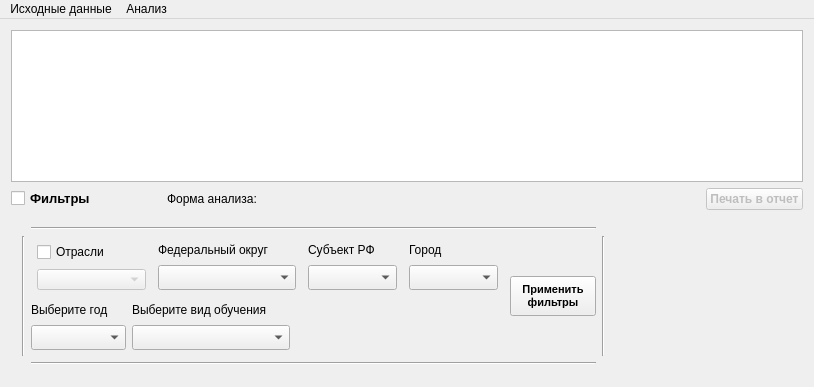
<?xml version="1.0" encoding="UTF-8"?>
<ui version="4.0">
 <class>MainWindow</class>
 <widget class="QMainWindow" name="MainWindow">
  <property name="enabled">
   <bool>true</bool>
  </property>
  <property name="geometry">
   <rect>
    <x>0</x>
    <y>0</y>
    <width>814</width>
    <height>387</height>
   </rect>
  </property>
  <property name="windowTitle">
   <string>Анализ эффективности подготовки кадров высшей квалификации в аспирантуре</string>
  </property>
  <widget class="QWidget" name="centralWidget">
   <layout class="QGridLayout" name="gridLayout_6">
    <item row="1" column="3">
     <spacer name="horizontalSpacer_3">
      <property name="orientation">
       <enum>Qt::Horizontal</enum>
      </property>
      <property name="sizeHint" stdset="0">
       <size>
        <width>40</width>
        <height>20</height>
       </size>
      </property>
     </spacer>
    </item>
    <item row="0" column="0" colspan="5">
     <widget class="QTableView" name="tableView">
      <attribute name="horizontalHeaderCascadingSectionResizes">
       <bool>true</bool>
      </attribute>
      <attribute name="verticalHeaderCascadingSectionResizes">
       <bool>false</bool>
      </attribute>
     </widget>
    </item>
    <item row="1" column="4">
     <widget class="QPushButton" name="report_Button">
      <property name="enabled">
       <bool>false</bool>
      </property>
      <property name="maximumSize">
       <size>
        <width>118</width>
        <height>28</height>
       </size>
      </property>
      <property name="font">
       <font>
        <weight>75</weight>
        <bold>true</bold>
       </font>
      </property>
      <property name="text">
       <string>Печать в отчет</string>
      </property>
     </widget>
    </item>
    <item row="2" column="0" colspan="3">
     <widget class="QFrame" name="framefiltrs">
      <property name="enabled">
       <bool>true</bool>
      </property>
      <property name="sizePolicy">
       <sizepolicy hsizetype="Fixed" vsizetype="Fixed">
        <horstretch>0</horstretch>
        <verstretch>0</verstretch>
       </sizepolicy>
      </property>
      <property name="frameShape">
       <enum>QFrame::NoFrame</enum>
      </property>
      <property name="frameShadow">
       <enum>QFrame::Sunken</enum>
      </property>
      <property name="lineWidth">
       <number>0</number>
      </property>
      <layout class="QGridLayout" name="gridLayout_2">
       <item row="2" column="1">
        <widget class="Line" name="line">
         <property name="orientation">
          <enum>Qt::Horizontal</enum>
         </property>
        </widget>
       </item>
       <item row="0" column="1">
        <widget class="Line" name="line_2">
         <property name="orientation">
          <enum>Qt::Horizontal</enum>
         </property>
        </widget>
       </item>
       <item row="1" column="2">
        <widget class="Line" name="line_3">
         <property name="orientation">
          <enum>Qt::Vertical</enum>
         </property>
        </widget>
       </item>
       <item row="1" column="1">
        <layout class="QHBoxLayout" name="horizontalLayout_3">
         <item>
          <layout class="QVBoxLayout" name="verticalLayout_3">
           <item>
            <layout class="QHBoxLayout" name="horizontalLayout">
             <item>
              <layout class="QGridLayout" name="gridLayout">
               <item row="0" column="0">
                <widget class="QCheckBox" name="checkBoxotr">
                 <property name="minimumSize">
                  <size>
                   <width>109</width>
                   <height>22</height>
                  </size>
                 </property>
                 <property name="maximumSize">
                  <size>
                   <width>109</width>
                   <height>22</height>
                  </size>
                 </property>
                 <property name="text">
                  <string>Отрасли</string>
                 </property>
                </widget>
               </item>
               <item row="1" column="0">
                <widget class="QComboBox" name="comboBoxotr">
                 <property name="enabled">
                  <bool>false</bool>
                 </property>
                 <property name="minimumSize">
                  <size>
                   <width>109</width>
                   <height>21</height>
                  </size>
                 </property>
                 <property name="maximumSize">
                  <size>
                   <width>109</width>
                   <height>21</height>
                  </size>
                 </property>
                </widget>
               </item>
              </layout>
             </item>
             <item>
              <layout class="QGridLayout" name="gridLayout_3">
               <item row="0" column="0">
                <widget class="QLabel" name="label_3">
                 <property name="minimumSize">
                  <size>
                   <width>138</width>
                   <height>18</height>
                  </size>
                 </property>
                 <property name="maximumSize">
                  <size>
                   <width>138</width>
                   <height>18</height>
                  </size>
                 </property>
                 <property name="text">
                  <string>Федеральный округ</string>
                 </property>
                </widget>
               </item>
               <item row="1" column="0">
                <widget class="QComboBox" name="comboBoxreg">
                 <property name="minimumSize">
                  <size>
                   <width>138</width>
                   <height>25</height>
                  </size>
                 </property>
                 <property name="maximumSize">
                  <size>
                   <width>138</width>
                   <height>25</height>
                  </size>
                 </property>
                </widget>
               </item>
              </layout>
             </item>
             <item>
              <layout class="QGridLayout" name="gridLayout_4">
               <item row="0" column="0">
                <widget class="QLabel" name="label_2">
                 <property name="minimumSize">
                  <size>
                   <width>89</width>
                   <height>18</height>
                  </size>
                 </property>
                 <property name="maximumSize">
                  <size>
                   <width>89</width>
                   <height>18</height>
                  </size>
                 </property>
                 <property name="text">
                  <string>Субъект РФ</string>
                 </property>
                </widget>
               </item>
               <item row="1" column="0">
                <widget class="QComboBox" name="comboBoxobl">
                 <property name="minimumSize">
                  <size>
                   <width>89</width>
                   <height>25</height>
                  </size>
                 </property>
                 <property name="maximumSize">
                  <size>
                   <width>89</width>
                   <height>25</height>
                  </size>
                 </property>
                </widget>
               </item>
              </layout>
             </item>
             <item>
              <layout class="QGridLayout" name="gridLayout_5">
               <item row="0" column="0">
                <widget class="QLabel" name="label_4">
                 <property name="minimumSize">
                  <size>
                   <width>89</width>
                   <height>18</height>
                  </size>
                 </property>
                 <property name="maximumSize">
                  <size>
                   <width>89</width>
                   <height>18</height>
                  </size>
                 </property>
                 <property name="text">
                  <string>Город</string>
                 </property>
                </widget>
               </item>
               <item row="1" column="0">
                <widget class="QComboBox" name="comboBoxcity">
                 <property name="minimumSize">
                  <size>
                   <width>89</width>
                   <height>25</height>
                  </size>
                 </property>
                 <property name="maximumSize">
                  <size>
                   <width>89</width>
                   <height>25</height>
                  </size>
                 </property>
                </widget>
               </item>
              </layout>
             </item>
            </layout>
           </item>
           <item>
            <layout class="QHBoxLayout" name="horizontalLayout_2">
             <item>
              <layout class="QVBoxLayout" name="verticalLayout">
               <item>
                <widget class="QLabel" name="label">
                 <property name="minimumSize">
                  <size>
                   <width>95</width>
                   <height>18</height>
                  </size>
                 </property>
                 <property name="maximumSize">
                  <size>
                   <width>95</width>
                   <height>18</height>
                  </size>
                 </property>
                 <property name="text">
                  <string>Выберите год</string>
                 </property>
                </widget>
               </item>
               <item>
                <widget class="QComboBox" name="comboBox_year">
                 <property name="minimumSize">
                  <size>
                   <width>95</width>
                   <height>25</height>
                  </size>
                 </property>
                 <property name="maximumSize">
                  <size>
                   <width>95</width>
                   <height>25</height>
                  </size>
                 </property>
                </widget>
               </item>
              </layout>
             </item>
             <item>
              <layout class="QVBoxLayout" name="verticalLayout_2">
               <item>
                <widget class="QLabel" name="label_5">
                 <property name="sizePolicy">
                  <sizepolicy hsizetype="Fixed" vsizetype="Fixed">
                   <horstretch>0</horstretch>
                   <verstretch>0</verstretch>
                  </sizepolicy>
                 </property>
                 <property name="minimumSize">
                  <size>
                   <width>164</width>
                   <height>18</height>
                  </size>
                 </property>
                 <property name="maximumSize">
                  <size>
                   <width>164</width>
                   <height>18</height>
                  </size>
                 </property>
                 <property name="text">
                  <string>Выберите вид обучения</string>
                 </property>
                </widget>
               </item>
               <item>
                <widget class="QComboBox" name="comboBox_vidobuch">
                 <property name="minimumSize">
                  <size>
                   <width>158</width>
                   <height>25</height>
                  </size>
                 </property>
                 <property name="maximumSize">
                  <size>
                   <width>158</width>
                   <height>25</height>
                  </size>
                 </property>
                </widget>
               </item>
              </layout>
             </item>
             <item>
              <spacer name="horizontalSpacer">
               <property name="orientation">
                <enum>Qt::Horizontal</enum>
               </property>
               <property name="sizeHint" stdset="0">
                <size>
                 <width>208</width>
                 <height>17</height>
                </size>
               </property>
              </spacer>
             </item>
            </layout>
           </item>
          </layout>
         </item>
         <item>
          <layout class="QVBoxLayout" name="verticalLayout_4">
           <item>
            <spacer name="verticalSpacer">
             <property name="orientation">
              <enum>Qt::Vertical</enum>
             </property>
             <property name="sizeHint" stdset="0">
              <size>
               <width>20</width>
               <height>40</height>
              </size>
             </property>
            </spacer>
           </item>
           <item>
            <widget class="QPushButton" name="use_filtrs_button">
             <property name="minimumSize">
              <size>
               <width>86</width>
               <height>40</height>
              </size>
             </property>
             <property name="maximumSize">
              <size>
               <width>86</width>
               <height>40</height>
              </size>
             </property>
             <property name="baseSize">
              <size>
               <width>0</width>
               <height>0</height>
              </size>
             </property>
             <property name="font">
              <font>
               <pointsize>8</pointsize>
               <weight>75</weight>
               <italic>false</italic>
               <bold>true</bold>
              </font>
             </property>
             <property name="text">
              <string>Применить 
фильтры</string>
             </property>
            </widget>
           </item>
           <item>
            <spacer name="verticalSpacer_2">
             <property name="orientation">
              <enum>Qt::Vertical</enum>
             </property>
             <property name="sizeHint" stdset="0">
              <size>
               <width>20</width>
               <height>40</height>
              </size>
             </property>
            </spacer>
           </item>
          </layout>
         </item>
        </layout>
       </item>
       <item row="1" column="3">
        <spacer name="horizontalSpacer_2">
         <property name="orientation">
          <enum>Qt::Horizontal</enum>
         </property>
         <property name="sizeHint" stdset="0">
          <size>
           <width>41</width>
           <height>17</height>
          </size>
         </property>
        </spacer>
       </item>
       <item row="1" column="0">
        <widget class="Line" name="line_4">
         <property name="orientation">
          <enum>Qt::Vertical</enum>
         </property>
        </widget>
       </item>
      </layout>
     </widget>
    </item>
    <item row="1" column="0">
     <widget class="QCheckBox" name="checkBoxfiltrs">
      <property name="maximumSize">
       <size>
        <width>150</width>
        <height>16777215</height>
       </size>
      </property>
      <property name="font">
       <font>
        <pointsize>10</pointsize>
        <weight>75</weight>
        <bold>true</bold>
       </font>
      </property>
      <property name="text">
       <string>Фильтры</string>
      </property>
     </widget>
    </item>
    <item row="1" column="1">
     <widget class="QLabel" name="label_6">
      <property name="maximumSize">
       <size>
        <width>120</width>
        <height>16777215</height>
       </size>
      </property>
      <property name="text">
       <string>Форма анализа:</string>
      </property>
     </widget>
    </item>
    <item row="1" column="2">
     <widget class="QLabel" name="lblnmoftable">
      <property name="text">
       <string/>
      </property>
     </widget>
    </item>
   </layout>
  </widget>
  <widget class="QMenuBar" name="menuBar">
   <property name="geometry">
    <rect>
     <x>0</x>
     <y>0</y>
     <width>814</width>
     <height>28</height>
    </rect>
   </property>
   <widget class="QMenu" name="menuTable9">
    <property name="title">
     <string>Исходные данные</string>
    </property>
    <addaction name="actionTable9"/>
    <addaction name="actionTable10_2"/>
    <addaction name="actionOrgtable"/>
    <addaction name="actionSpectable"/>
   </widget>
   <widget class="QMenu" name="menu">
    <property name="title">
     <string>Анализ</string>
    </property>
    <addaction name="actionEfvuz"/>
    <addaction name="actionEfotr"/>
    <addaction name="actionVypVuz"/>
    <addaction name="actionVypOtr"/>
    <addaction name="action"/>
   </widget>
   <addaction name="menuTable9"/>
   <addaction name="menu"/>
  </widget>
  <action name="actionTable9">
   <property name="text">
    <string>Выпуск аспирантов(бюджет)</string>
   </property>
  </action>
  <action name="actionTable10">
   <property name="text">
    <string>Table10</string>
   </property>
  </action>
  <action name="actionOrgtable">
   <property name="text">
    <string>Таблица организаций</string>
   </property>
  </action>
  <action name="actionSpectable">
   <property name="text">
    <string>Таблица специальностей</string>
   </property>
  </action>
  <action name="actionEfvuz">
   <property name="text">
    <string>Эффективность выпуска по ВУЗам за 1 год</string>
   </property>
  </action>
  <action name="actionEfotr">
   <property name="text">
    <string>Эффективность выпуска по отраслям за 1 год</string>
   </property>
  </action>
  <action name="action_Otchet_demo">
   <property name="text">
    <string>Отчет_demo</string>
   </property>
  </action>
  <action name="actionTable10_2">
   <property name="text">
    <string>Выпуск аспирантов(платное обучение)</string>
   </property>
  </action>
  <action name="actionVypVuz">
   <property name="text">
    <string>Эффективность выпуска с учетом дозащиты по ВУЗам</string>
   </property>
  </action>
  <action name="actionVypOtr">
   <property name="text">
    <string>Эффективность выпуска с учетом дозащиты по отраслям</string>
   </property>
  </action>
  <action name="actionTest">
   <property name="text">
    <string>test</string>
   </property>
  </action>
  <action name="action">
   <property name="checkable">
    <bool>false</bool>
   </property>
   <property name="enabled">
    <bool>false</bool>
   </property>
   <property name="text">
    <string>Графики</string>
   </property>
  </action>
 </widget>
 <layoutdefault spacing="6" margin="11"/>
 <resources/>
 <connections>
  <connection>
   <sender>checkBoxfiltrs</sender>
   <signal>clicked(bool)</signal>
   <receiver>framefiltrs</receiver>
   <slot>setVisible(bool)</slot>
   <hints>
    <hint type="sourcelabel">
     <x>65</x>
     <y>452</y>
    </hint>
    <hint type="destinationlabel">
     <x>104</x>
     <y>549</y>
    </hint>
   </hints>
  </connection>
  <connection>
   <sender>checkBoxotr</sender>
   <signal>clicked(bool)</signal>
   <receiver>label_3</receiver>
   <slot>setDisabled(bool)</slot>
   <hints>
    <hint type="sourcelabel">
     <x>108</x>
     <y>494</y>
    </hint>
    <hint type="destinationlabel">
     <x>254</x>
     <y>498</y>
    </hint>
   </hints>
  </connection>
  <connection>
   <sender>checkBoxotr</sender>
   <signal>clicked(bool)</signal>
   <receiver>comboBoxreg</receiver>
   <slot>setDisabled(bool)</slot>
   <hints>
    <hint type="sourcelabel">
     <x>108</x>
     <y>494</y>
    </hint>
    <hint type="destinationlabel">
     <x>254</x>
     <y>538</y>
    </hint>
   </hints>
  </connection>
  <connection>
   <sender>checkBoxotr</sender>
   <signal>clicked(bool)</signal>
   <receiver>label_2</receiver>
   <slot>setDisabled(bool)</slot>
   <hints>
    <hint type="sourcelabel">
     <x>108</x>
     <y>494</y>
    </hint>
    <hint type="destinationlabel">
     <x>351</x>
     <y>498</y>
    </hint>
   </hints>
  </connection>
  <connection>
   <sender>checkBoxotr</sender>
   <signal>clicked(bool)</signal>
   <receiver>comboBoxobl</receiver>
   <slot>setDisabled(bool)</slot>
   <hints>
    <hint type="sourcelabel">
     <x>92</x>
     <y>494</y>
    </hint>
    <hint type="destinationlabel">
     <x>351</x>
     <y>538</y>
    </hint>
   </hints>
  </connection>
  <connection>
   <sender>checkBoxotr</sender>
   <signal>clicked(bool)</signal>
   <receiver>label_4</receiver>
   <slot>setDisabled(bool)</slot>
   <hints>
    <hint type="sourcelabel">
     <x>78</x>
     <y>494</y>
    </hint>
    <hint type="destinationlabel">
     <x>448</x>
     <y>498</y>
    </hint>
   </hints>
  </connection>
  <connection>
   <sender>checkBoxotr</sender>
   <signal>clicked(bool)</signal>
   <receiver>comboBoxcity</receiver>
   <slot>setDisabled(bool)</slot>
   <hints>
    <hint type="sourcelabel">
     <x>74</x>
     <y>494</y>
    </hint>
    <hint type="destinationlabel">
     <x>448</x>
     <y>538</y>
    </hint>
   </hints>
  </connection>
  <connection>
   <sender>checkBoxotr</sender>
   <signal>clicked(bool)</signal>
   <receiver>comboBoxotr</receiver>
   <slot>setEnabled(bool)</slot>
   <hints>
    <hint type="sourcelabel">
     <x>55</x>
     <y>494</y>
    </hint>
    <hint type="destinationlabel">
     <x>64</x>
     <y>536</y>
    </hint>
   </hints>
  </connection>
 </connections>
</ui>
